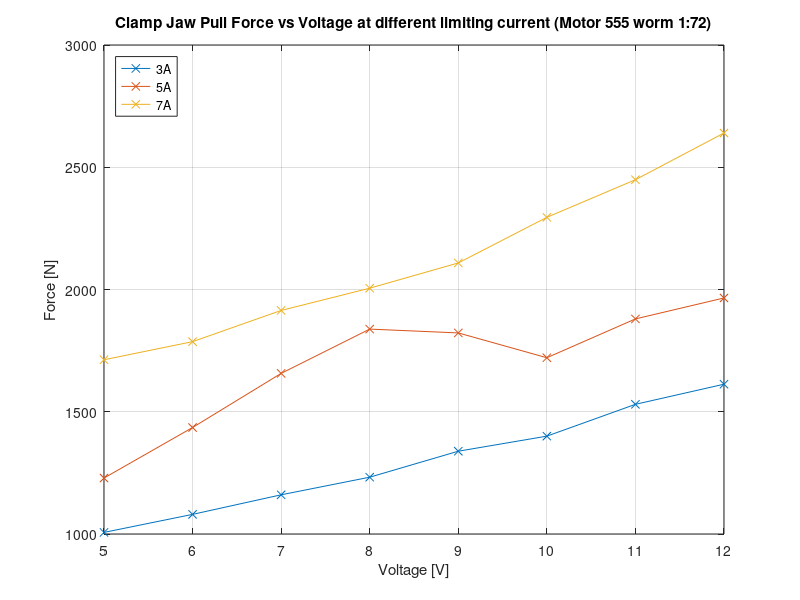

MATLAB code to generate this figure:
clear
raw_data = csvread ("results.csv")

data_3000 = []
data_5000 = []
data_7000 = []

gear_ratio = 72

for data_line = raw_data'
  
  if (data_line(2) != gear_ratio)
    continue
  endif
  
 
  if (data_line(4) == 3000)
    data_3000 = [data_3000; data_line']
  endif
  if (data_line(4) == 5000)
    data_5000 = [data_5000; data_line']
  endif
  if (data_line(4) == 7000)
    data_7000 = [data_7000; data_line']
  endif
  
endfor

figure(1)
plot (
data_3000(:, 3)/1000,data_3000(:, 6),"-x",
data_5000(:, 3)/1000,data_5000(:, 6),"-x",
data_7000(:, 3)/1000,data_7000(:, 6),"-x"

)

xlabel ("Voltage [V]")
ylabel ("Force [N]");
legend ("3A","5A","7A", "location", "northwest");
title("Clamp Jaw Pull Force vs Voltage at different limiting current (Motor 555 worm 1:72)")
grid on
saveas(1,"plot_torque_current_72.jpg")

